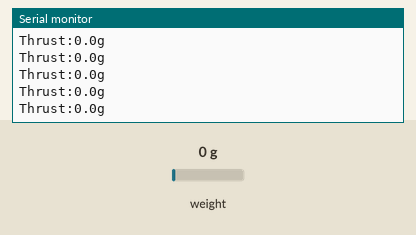
Bench run of a sketch on a simulated Arduino Uno, built with avr-gcc and run on an emulated ATmega328P. On the bench: the last lines printed to the serial monitor. The inputs (shaded band) are chosen by the test bench; at power-on: weight on the scale 0 g.

Above: at 3.3 s.
3.4 s: weight on the scale set to 100 g
At 3.53 s:
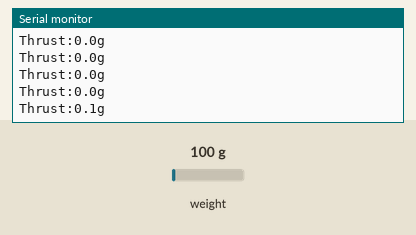
6.4 s: weight on the scale set to 1250 g
At 6.53 s:
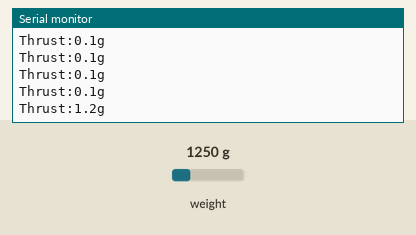
Timing chart, 0 to 9.4 s (numbered marks = the images above; inputs shaded):
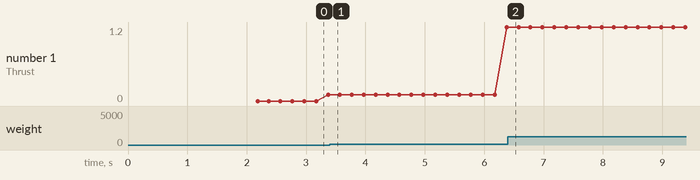

The sketch:

Test_Stand_Calibration.ino
```cpp
#include <HX711.h>
#define LOADCELL_DOUT_PIN 3
#define LOADCELL_SCK_PIN 2

//wiring from loadcell to HX711 (red to E+ ,black to E-.white to A-, and Green to A+)
//wiring from HX711 to Uno (Gnd to Gnd,DT to D3, SCK to D2,VCC to 5V)
HX711 scale;

float calibration_factor = -7050; //subject to change depending on setup

void setup() {
  Serial.begin(9600);
  Serial.println("HX711 calibration initiated");
  Serial.println("Disconnect Stand From Load Cell For Calibration");
  Serial.println("Once reading of calibration is done, reconnect stand to Load Cell");
  Serial.println("press + to increase calibration factor");
  Serial.println("press - to decrease calibration factor");

  scale.begin(LOADCELL_DOUT_PIN, LOADCELL_SCK_PIN);
  scale.set_scale();
  scale.tare(); //this resets scale to zero

  long zero_factor = scale.read_average();
  Serial.print("Zero factor: ");
  Serial.println(zero_factor);
}

void loop() {
  scale.set_scale(calibration_factor);
  Serial.print("Thrust:");
  Serial.print(scale.get_units(), 1);
  Serial.print("g"); //change this to grams once HX711 is wired and tested to see units
  //Serial.println("calibration_factor: ");
  //Serial.print(calibration_factor);
  Serial.println();
  delay(100);
  if(Serial.available())
  {
    char temp = Serial.read();
    if(temp == '+')
      calibration_factor += 10; //this is subject to change depending on units change
    else if(temp == '-')
      calibration_factor -= 10; //same as the one above this may change depending on my units conversion
    }

}
```

Measured:
- plotted number 1: 0.1 → 1.2 after the input at 3.4 s
